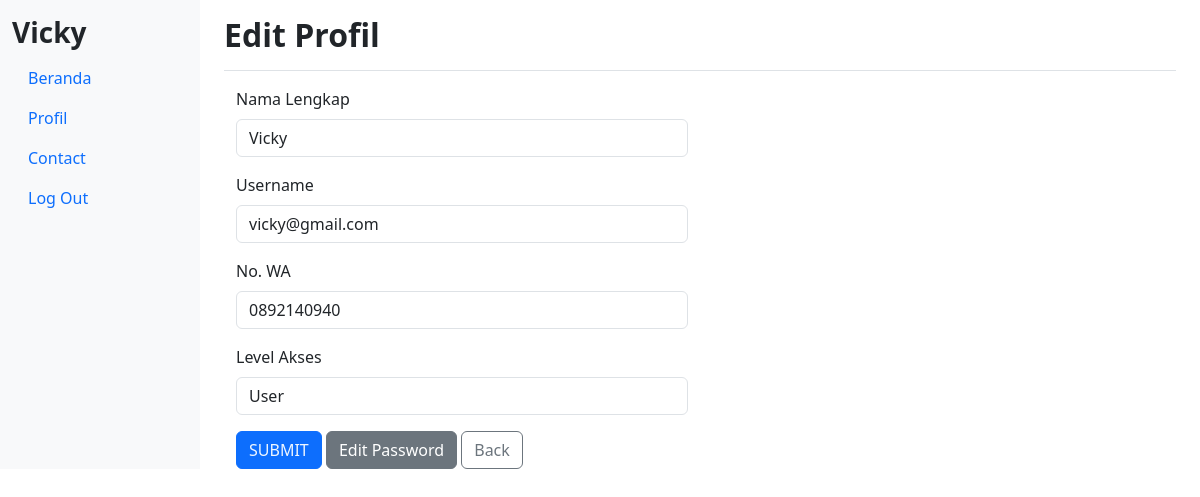
The app's page /user/profil.php (signed in) with its own data.
### tables this page shows
CREATE TABLE `tb_user` (
  `id` int NOT NULL,
  `nama` varchar(50) DEFAULT NULL,
  `username` varchar(50) DEFAULT NULL,
  `password` varchar(50) DEFAULT NULL,
  `no_wa` varchar(50) DEFAULT NULL,
  `level` varchar(50) DEFAULT NULL
);

### user/sesi-user.php (called while the page is built, shortened)
<?php
include '../db.php';
$query = mysqli_query($conn, "SELECT * FROM tb_user WHERE id = '" . $_SESSION['id'] . "'");
$dlogin = mysqli_fetch_object($query);

### user/profil.php (the view, shortened to what this page needs)
<?php
include '../db.php';
include 'sesi-user.php';
?>
<!DOCTYPE html>
<html lang="en">
<head>
    <link rel="stylesheet" href="../style.css">
    <link rel="stylesheet" href="https://cdnjs.cloudflare.com/ajax/libs/bootstrap/5.3.3/css/bootstrap.min.css">
</head>
<body id="bd-dashboard">
    <div class="container-fluid">
        <div class="row">
            <nav id="sidebarMenu" class="col-md-3 col-lg-2 d-md-block bg-light sidebar collapse">
                <div class="position-sticky pt-3">
                    <div class="sidebar-header">
                        <h3><?php echo $dlogin->nama ?></h3>
                    </div>
                    <ul class="nav flex-column">
                        <li class="nav-item">
                            <a class="nav-link active" href="index.php">Beranda</a>
                        </li>
                        <li class="nav-item">
                            <a class="nav-link" href="profil.php">Profil</a>
                        </li>
                        <li class="nav-item">
                            <a class="nav-link" href="contact.php">Contact</a>
                        </li>
                        <li class="nav-item">
                            <a class="nav-link" href="../logout.php">Log Out</a>
                        </li>
                    </ul>
                </div>
            </nav>
            <main class="col-md-9 ms-sm-auto col-lg-10 px-md-4">
                <div class="d-flex justify-content-between flex-wrap flex-md-nowrap align-items-center pt-3 pb-2 mb-3 border-bottom">
                    <h1 class="h2">Edit Profil</h1>
                </div>
                <div class="container">
                    <div class="row">
                        <div class="col-md-6">
                            <form action="" method="POST">
                                <div class="mb-3">
                                    <label for="nama" class="form-label">Nama Lengkap</label>
                                    <input type="text" name="nama" id="nama" class="form-control" autocomplete="on" required value="<?php echo $dlogin->nama ?>">
                                </div>
                                <div class="mb-3">
                                    <label for="username" class="form-label">Username</label>
                                    <input type="text" name="username" id="username" class="form-control" autocomplete="on" required value="<?php echo $dlogin->username ?>">
                                </div>
                                <div class="mb-3">
                                    <label for="no_wa" class="form-label">No. WA</label>
                                    <input type="number" name="no_wa" id="no_wa" class="form-control" autocomplete="on" required value="<?php echo $dlogin->no_wa ?>">
                                </div>
                                <div class="mb-3">
                                    <label for="level" class="form-label">Level Akses</label>
                                    <select name="level" id="level" class="form-control">
                                        <option value="2" <?php if ($dlogin->level == 2) echo 'selected'; ?>>User</option>
                                    </select>
                                </div>
                                <button type="submit" name="submit" class="btn btn-primary">SUBMIT</button>
                                <a href="ubah_password.php" class="btn btn-secondary">Edit Password</a>
                                <a href="index.php" class="btn btn-outline-secondary">Back</a>
                            </form>
                        </div>
                    </div>
                </div>
            </main>
        </div>
    </div>
</body>
</html>

### css/style.css (style rules this page uses)
:root { --primary: #4AC4F3; --light: #EDF5FF; --dark: #202942; }
h1, h2, .fw-bold { font-weight: 700 !important; }
h3, h4, .fw-semi-bold { font-weight: 600 !important; }
.btn { transition: .5s; }
.btn.btn-primary { color: var(--light); }

### records on screen
tb_user: nama "Vicky", username "vicky@gmail.com", no_wa "0892140940", level "User"
